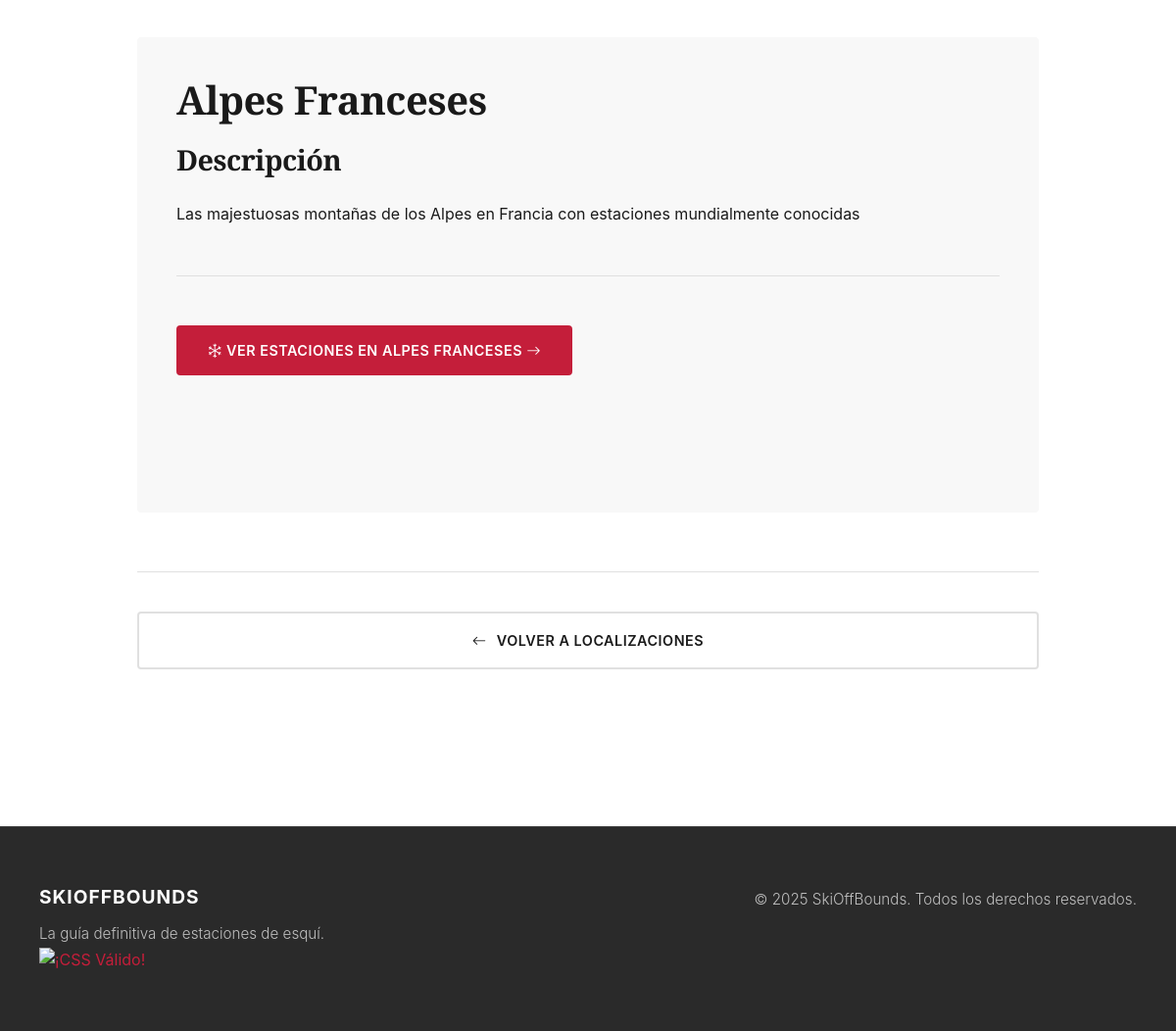
Page /es/home/localizaciones/6/ (lower part) on the earlier database version.
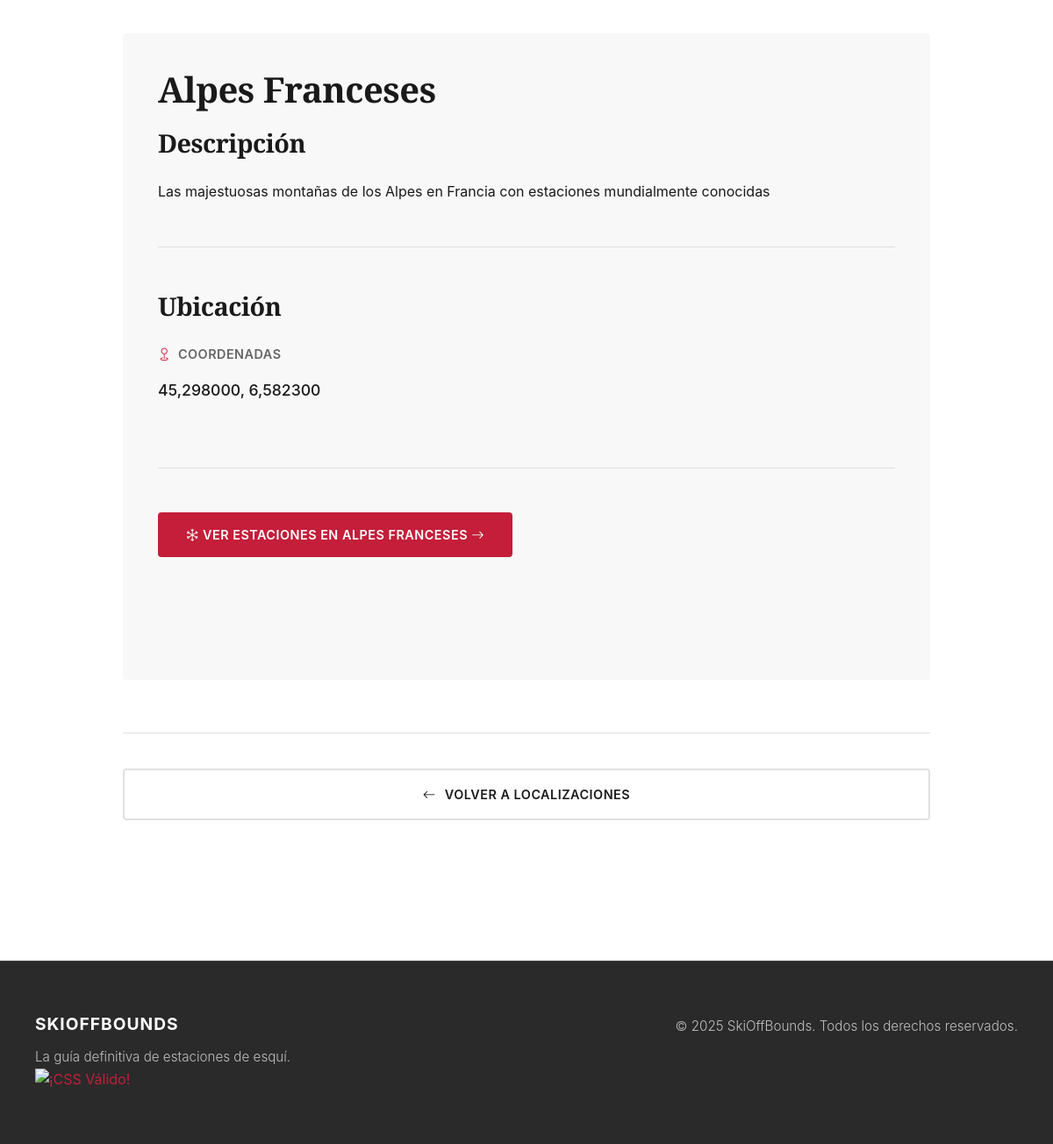
Same page on the later database version.
### app/models.py (models this page shows, shortened)
class Localizacion(models.Model):
    nombre = models.CharField(
        max_length=100,
        help_text=_("Ej: Pirineo Catalán, Pirineo Aragonés, Cordillera Cantábrica")
    )
    descripcion = models.TextField(blank=True, null=True, verbose_name=_("Descripción"))
    latitud = models.DecimalField(
        max_digits=9,
        decimal_places=6,
        blank=True,
        null=True,
        verbose_name=_("Latitud")
    )
    longitud = models.DecimalField(
        max_digits=9,
        decimal_places=6,
        blank=True,
        null=True,
        verbose_name=_("Longitud")
    )
    imagen_portada = models.ImageField(
        upload_to='portadas/',
        blank=True,
        help_text=_('Imagen Principal'),
        null=True,
        verbose_name=_("Imagen de portada")
    )
    class Meta:
        verbose_name = _("Localización")
        verbose_name_plural = _("Localizaciones")

### app/views.py (the view)
# urls.py: path('localizaciones/<int:localizacion_id>/', views.show_localizacion, name='localizacion_detalle'),
def show_localizacion(request, localizacion_id):
    localizacion = get_object_or_404(Localizacion, pk=localizacion_id)
    context = {'localizacion': localizacion}
    return render(request, 'localizacion_detail.html', context)

### app/templates/localizacion_detail.html (shortened to what this page needs)
{% extends "base.html" %}
{% load i18n %}
{% block contenido %}
<section class="detail-section">
    <div class="detail-container">
        <div class="detail-header">
            <div class="detail-info" style="width: 100%;">
                <h1 class="detail-title">{{ localizacion.nombre }}</h1>
                {% if localizacion.descripcion %}
                <div class="content-section">
                    <h2 class="section-heading">{% trans "Descripción" %}</h2>
                    <p class="detail-description">{{ localizacion.descripcion }}</p>
                </div>
                {% endif %}
                {% if localizacion.latitud and localizacion.longitud %}
                <div class="content-section">
                    <h2 class="section-heading">{% trans "Ubicación" %}</h2>
                    <div class="info-item">
                        <span class="info-label"><i class="bi bi-geo"></i> {% trans "Coordenadas" %}</span>
                        <span class="info-value">{{ localizacion.latitud }}, {{ localizacion.longitud }}</span>
                    </div>
                </div>
                {% endif %}
                <div class="content-section" style="margin-top: 30px;">
                    <a href="{% url 'skioffbounds:localizacion_estaciones' localizacion.id %}" class="detail-cta">
                        <i class="bi bi-snow"></i>
                        {% trans "Ver Estaciones en" %} {{ localizacion.nombre }}
                        <i class="bi bi-arrow-right"></i>
                    </a>
                </div>
            </div>
        </div>
        <div class="detail-actions">
            <a href="{% url 'skioffbounds:localizaciones' %}" class="action-button action-secondary">
                <i class="bi bi-arrow-left"></i>
                {% trans "Volver a Localizaciones" %}
            </a>
        </div>
    </div>
</section>
{% endblock %}

Differences in the rows shown:
changed Localizacion "Alpes Franceses": latitud (not shown) → "45,298000"; longitud (not shown) → "6,582300"
Other differences:
text now shown: "Ubicación COORDENADAS ,"
